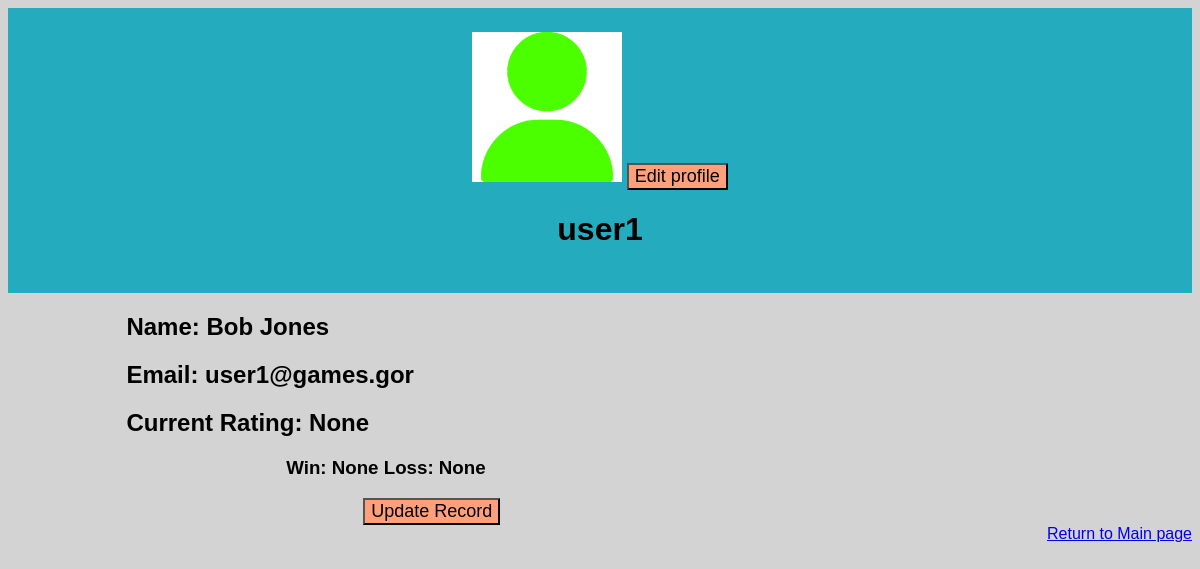
The app's page /profilepage/ (signed in), older data.
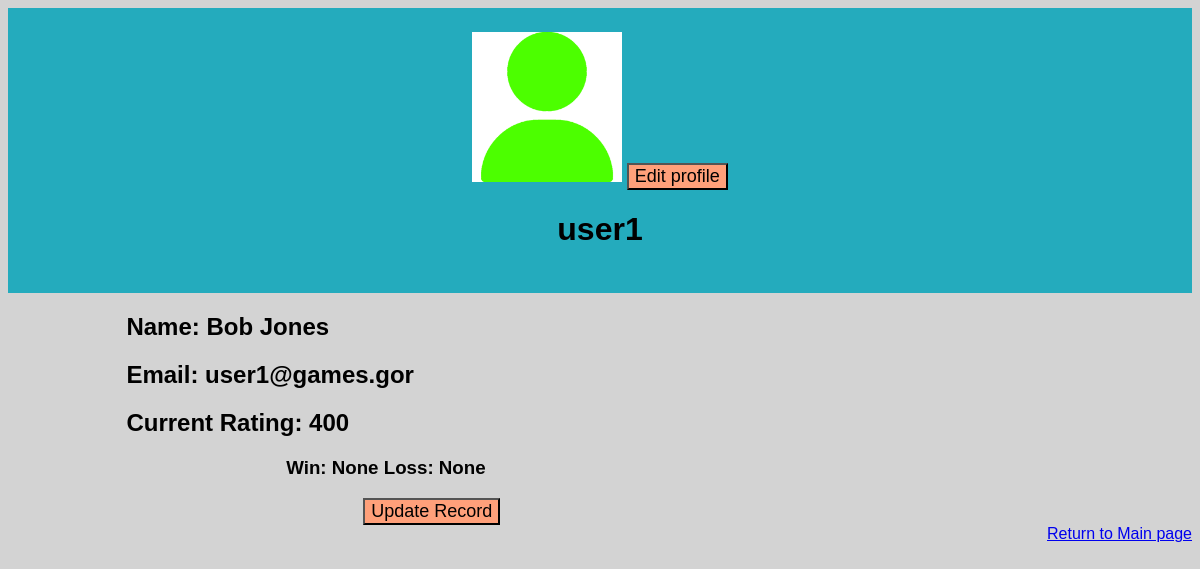
The same page, newer data.
### tables this page shows
CREATE TABLE Users (
                id INTEGER PRIMARY KEY AUTOINCREMENT,
                username TEXT,
                name TEXT,
                email TEXT,
                passwordhash TEXT,
                performanceRating INTEGER,
                wins INTEGER,
                losses INTEGER,
                totGamesPlayed INTEGER,
                icon TEXT
            );

### Tirzahserver.py (the view)
@app.route("/profilepage/", methods=["GET"])
def profile_page():
    curr_uid = session.get("uid")
    if curr_uid == "":
        flash("Please sign in")
        return redirect(url_for("get_signin"))
    regdb = get_db()
    c = get_db().cursor()
    profileData = dict()
    profileData['username'] = c.execute('SELECT username FROM Users WHERE id=?;', (curr_uid,)).fetchone()[0]
    profileData['name'] = c.execute('SELECT name FROM Users WHERE id=?;', (curr_uid,)).fetchone()[0]
    profileData['email'] = c.execute('SELECT email FROM Users WHERE id=?;', (curr_uid,)).fetchone()[0]
    profileData['performanceRating'] = c.execute('SELECT performanceRating FROM Users WHERE id=?;', (curr_uid,)).fetchone()[0]
    profileData['wins'] = c.execute('SELECT wins FROM Users WHERE id=?;', (curr_uid,)).fetchone()[0]
    profileData['losses'] = c.execute('SELECT losses FROM Users WHERE id=?;', (curr_uid,)).fetchone()[0]
    profileData['totGamesPlayed'] = c.execute('SELECT totGamesPlayed FROM Users WHERE id=?;', (curr_uid,)).fetchone()[0]
    profileData['icon'] = c.execute('SELECT icon FROM Users WHERE id=?;', (curr_uid,)).fetchone()[0]
    return render_template("profilePage.html", profileData=profileData)

### Tirzahserver.py (called while the page is built)
def get_db():
    db = getattr(g, '_database', None)
    if db is None:
        db = g._database = sqlite3.connect(dbpath)
    return db

@app.teardown_appcontext
def close_connection(exception):
    db = getattr(g, '_database', None)
    if db is not None:
        db.close()

### templates/profilePage.html (shortened to what this page needs)
<!DOCTYPE html>
<html lang="">
<head>
    <link rel="stylesheet" type="text/css" href="../static/styles/profile.css"/>
</head>
<body>
    <div class="profile">
        <img src="../static/userIcon/{{ profileData.icon }}" width="150px" height="150px" >
        <a href="../editprofile"><button id="profileIcons">Edit profile</button></a>
        <h1 id="username">{{ profileData.username }}</h1>
    </div>
    <div class="generalInfo">
        <h2>Name: {{ profileData.name }}</h2>
        <h2>Email: {{ profileData.email }}</h2>
        <h2>Current Rating: {{ profileData.performanceRating }}</h2>
        <h3>Win: {{ profileData.wins }}   Loss: {{ profileData.losses }}</h3>
    </div>
    <div class="record">
        <button id="recordBtn">Update Record</button>
    </div>
    <footer>
        <a href="/mainpage/">Return to Main page</a>
    </footer>
</body>
</html>

### static/styles/profile.css (style rules this page uses)
body { color: black; font-family: Tahoma, Verdana, Segoe, sans-serif; background-color: lightgray; }
.profile { background-color: #24abbd; text-align: center; align-content: center; padding-top: 2%; padding-bottom: 2%; }
#username { display: block; }
.generalInfo { padding-left: 10%; text-align: left; }
.generalInfo > h3 { padding-left: 15%; text-decoration: wavy; }
button { font-size: large; background-color: lightsalmon; color: black; }
.record { padding-left: 30%; }
footer { text-align: right; }

Row changes from the older to the newer data that the page shows:
changed Users "user1": performanceRating (not shown) → "400"
Text that changed along with them:
{{ profileData.performanceRating }}: "None" → (not shown)
